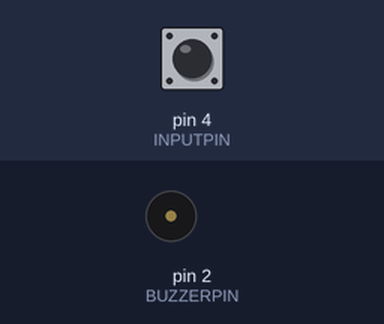
This sketch was run on a simulated Arduino Uno, built with avr-gcc and run on an emulated ATmega328P. Parts: buzzer (waves = sounding, pin HIGH). Inputs (shaded band) come from the test bench; at power-on: pin 4 (INPUTPIN) HIGH. What the sketch prints to the serial monitor is not drawn.

Above: at 1.2 s.
1.3 s: pin 4 (INPUTPIN) pulled LOW for 0.15 s
At 2.5 s:
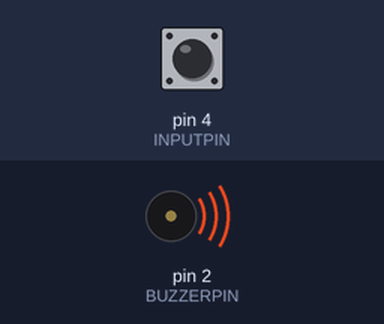
2.9 s: pin 4 (INPUTPIN) pulled LOW for 1 s
At 3.8 s:
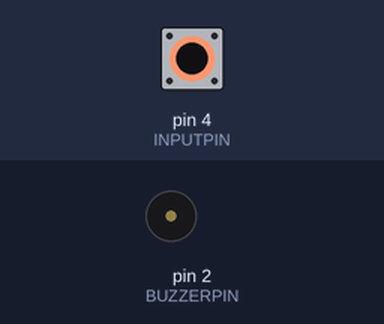
6.9 s: pin 4 (INPUTPIN) pulled LOW for 3.2 s
At 8.1 s:
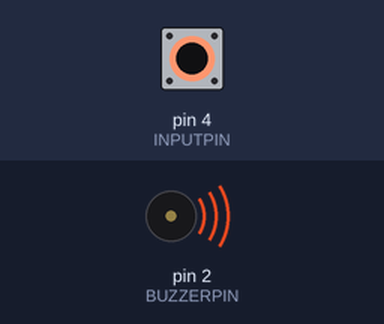
Timing chart, 0 to 9.9 s (numbered marks = the images above; inputs shaded):
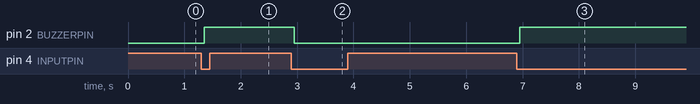

Measured:
- after the input at 1.3 s, pin 2 (BUZZERPIN): LOW → HIGH after 0.05 s
- after the input at 2.9 s, pin 2 (BUZZERPIN): HIGH → LOW after 0.05 s
- after the input at 6.9 s, pin 2 (BUZZERPIN): LOW → HIGH after 0.05 s

The sketch:

dobounced_millis_buzzer_state.ino
```cpp
const int INPUTPIN=4;
const int BUZZERPIN=2;
int stableInput=HIGH;
int prevInput=HIGH;
int buzzerMode=LOW;
const long interval = 50;
unsigned long prevMillis=0;

void setup() {
  // put your setup code here, to run once:
  Serial.begin(115200);
  pinMode(INPUTPIN,INPUT_PULLUP);
  pinMode(BUZZERPIN,OUTPUT);
}

void loop() {
  // put your main code here, to run repeatedly:
  int input=digitalRead(INPUTPIN);
  unsigned long currentMillis=millis();
  if(prevInput!=input){
    prevMillis=currentMillis;
    prevInput=input;
  }else if(currentMillis-prevMillis>=interval&&!(stableInput==input)){
    stableInput=input;
    if(stableInput==LOW){
      buzzerMode=buzzerMode?LOW:HIGH;
    }
  }
  Serial.print("stableInput=");
  Serial.print(stableInput);
  Serial.print("Buzzer=");
  Serial.println(buzzerMode);

  digitalWrite(BUZZERPIN,buzzerMode);
}
```
